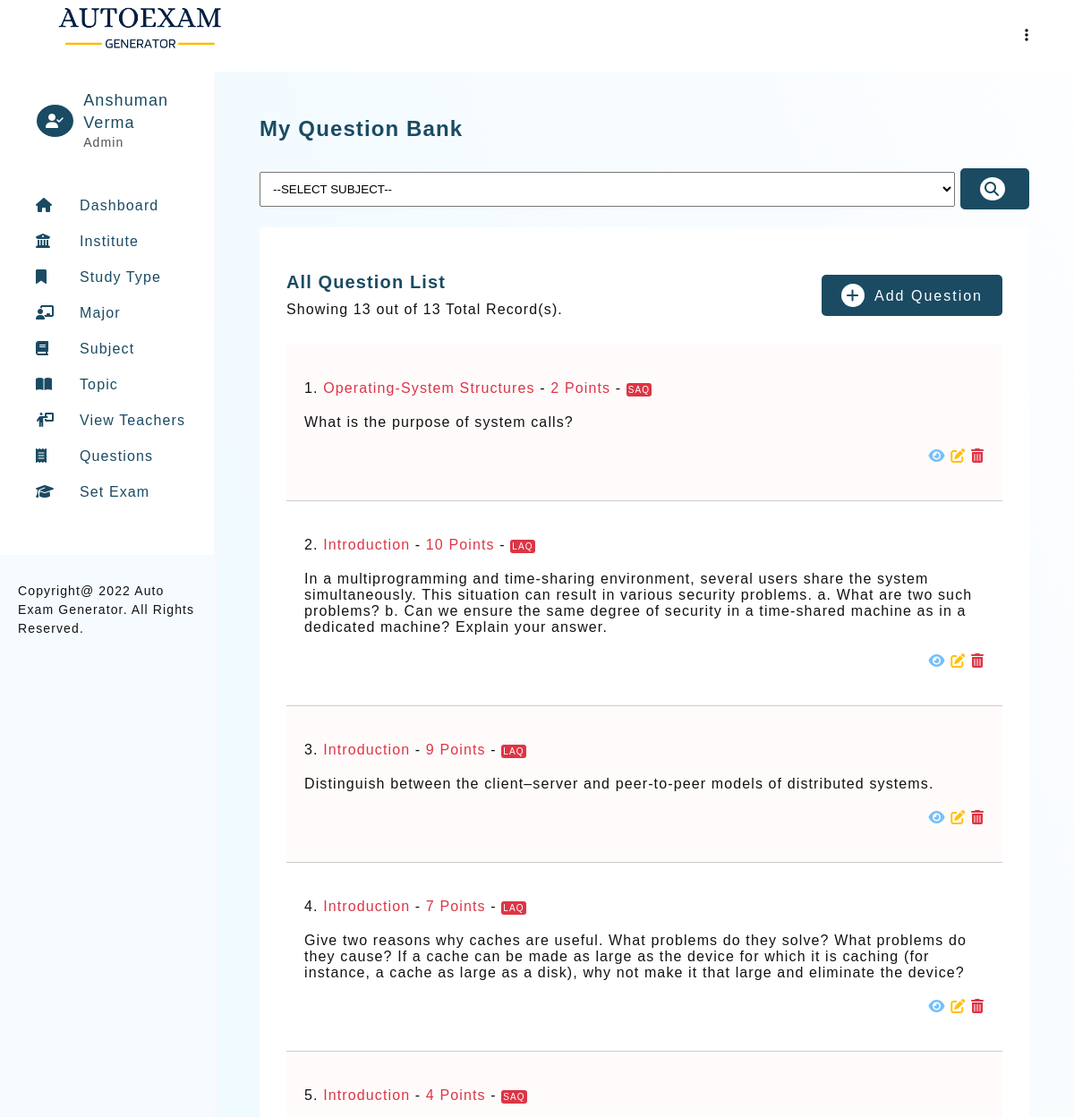
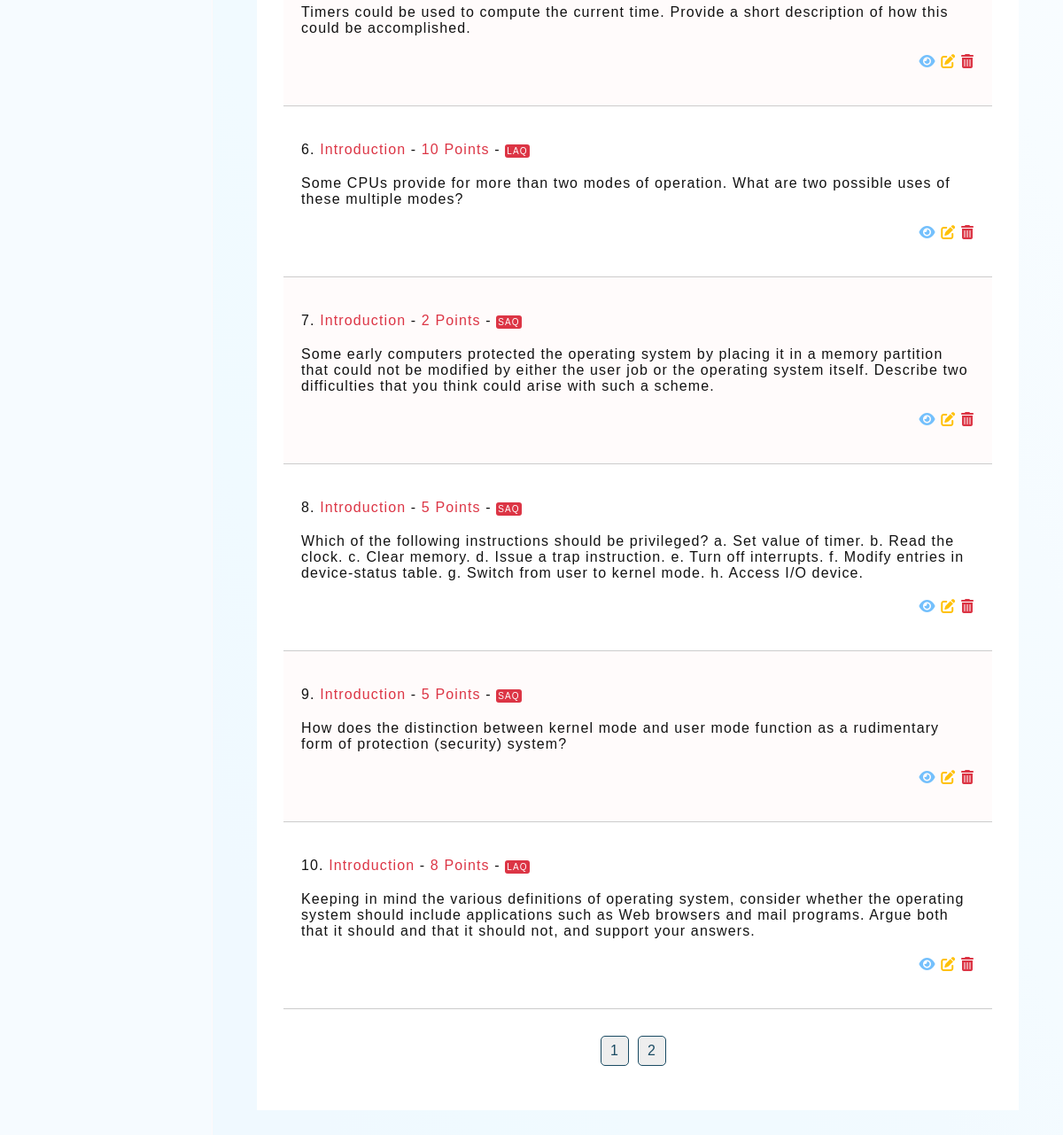
The app's page /question-view.php (signed in) with its own data (2 pictures, top to bottom).
### tables this page shows
CREATE TABLE `teacher_profile` (
  `teacher_id` int PRIMARY KEY AUTO_INCREMENT,
  `teacher_firstname` varchar(30) NOT NULL,
  `teacher_lastname` varchar(30) NOT NULL,
  `email` varchar(50) UNIQUE,
  `password` varchar(100) NOT NULL,
  `type` ENUM('Admin','Teacher') NOT NULL DEFAULT 'Teacher',
  `addedOn` DATETIME DEFAULT CURRENT_TIMESTAMP
);

CREATE TABLE `question_bank` (
  `question_id` int PRIMARY KEY AUTO_INCREMENT,
  `subject_topic_id` int,
  `question_abbr` varchar(30),
  `question` longtext NOT NULL,
  `optionA` longtext NOT NULL,
  `optionB` longtext NOT NULL,
  `optionC` longtext NOT NULL,
  `optionD` longtext NOT NULL,
  `answer` longtext NOT NULL,
  `score` int NOT NULL,
  `questionAddedBy` int,
   `questionAddedOn` DATETIME DEFAULT CURRENT_TIMESTAMP,
  FOREIGN KEY (`questionAddedBy`) REFERENCES `teacher_profile`(`teacher_id`) ON UPDATE CASCADE ON DELETE SET NULL,
  FOREIGN KEY (`Subject_topic_id`) REFERENCES `subject_topic`(`subject_topic_id`) ON UPDATE CASCADE ON DELETE SET NULL,
  FOREIGN KEY (`question_abbr`) REFERENCES `question_type`(`question_abbr`) ON UPDATE CASCADE ON DELETE SET NULL
);

CREATE TABLE `subject_topic` (
  `subject_topic_id` int PRIMARY KEY AUTO_INCREMENT,
  `subject_topic_name` text NOT NULL,
  `subject_id` int,
  `topicAddedBy` int,
   `topicAddedOn` DATETIME DEFAULT CURRENT_TIMESTAMP,
  FOREIGN KEY (`topicAddedBy`) REFERENCES `teacher_profile`(`teacher_id`) ON UPDATE CASCADE ON DELETE SET NULL,
  FOREIGN KEY (`subject_id`) REFERENCES `subject_details`(`subject_id`) ON UPDATE CASCADE ON DELETE SET NULL
);

### includes/config.php (called while the page is built, shortened)
<?php
    $sitename = "Auto Exam Generator";

### question-view.php (the view, shortened to what this page needs)
<?php
    require_once './templates/header.php';
    $topicIds = '';
$topicArr1 = [];
    $limit = 10;
    if(isset($_GET['page']))
    {
        $page = $_GET['page'];
    }
    else
    {
        $page  = 1;
    }
    $start = ($page * $limit) - $limit;
    $serialNo = $start + 1;
    if( ($_SESSION['userType'] == 'Teacher') || isset($_GET['subject']) )
    {
        if($topicIds != '')
        {
            $countQuestionsQ = mysqli_query($connection, "SELECT count(`question_id`) as total FROM `question_bank` WHERE `subject_topic_id` IN ($topicIds)");
            $countQuestionR = mysqli_fetch_assoc($countQuestionsQ);
            $noOfQuestions = $countQuestionR['total'];
            $questionsQuery = mysqli_query($connection,
            "SELECT * FROM question_bank
            LEFT JOIN subject_topic ON subject_topic.subject_topic_id = question_bank.subject_topic_id
            WHERE question_bank.subject_topic_id IN ($topicIds)
            ORDER BY question_id DESC
            LIMIT $start, $limit
            ");
        }
        else
        {
            $noOfQuestions = 0;
        }
    }
    else
    {
        $countQuestionsQ = mysqli_query($connection, "SELECT count(`question_id`) as total FROM `question_bank`");
        $countQuestionR = mysqli_fetch_assoc($countQuestionsQ);
        $noOfQuestions = $countQuestionR['total'];
        $questionsQuery = mysqli_query($connection,
        "SELECT * FROM question_bank
        LEFT JOIN subject_topic ON subject_topic.subject_topic_id = question_bank.subject_topic_id
        ORDER BY question_id DESC
        LIMIT $start, $limit
        ");
    }
    $totalPages = ceil($noOfQuestions / $limit);
?>
<section>
    <h3 class="heading">My Question Bank</h3>
    <form action="" method="post" class="d-flex mt">
        <select name="subject" id="" class="form-control">
            <option value="">--SELECT SUBJECT--</option>
        </select>
        <span>&nbsp;</span>
        <button type="submit" name="subjectsubmit" class="btn btn-green"><i class="fa-solid fa-magnifying-glass"></i></button>
    </form>
    <div class="card">
        <div class="card-heading">
            <div>
                <h4 class="sub-heading">All Question List</h4>
                <p class="desc">Showing <?php echo $noOfQuestions; ?> out of <?= $noOfQuestions;?> Total Record(s).</p>
            </div>
            <a href="question-1.php" class="btn btn-green"><i class="fa-solid fa-plus"></i> Add Question</a>
        </div>
        <?php
            if($noOfQuestions > 0)
            {
                echo "<div class=\"view-question-block\">";
                while ($questionsRow = mysqli_fetch_assoc($questionsQuery))
                {
                    echo "<div class=\"question-block\">
                                <div class=\"mt\">
                                    $serialNo.
                                    <span class=\"text-red\">$questionsRow[subject_topic_name]</span> -
                                    <span class=\"text-red\"> $questionsRow[score] Points  </span> -
                                    <span class=\"badge-red\">$questionsRow[question_abbr]</span>
                                </div>
                                <article>$questionsRow[question] </article>
                            <div class=\"mt text-right\">
                                <a href=\"question-detail.php?question=$questionsRow[question_id]\" class=\"text-info\">
                                <i class=\"fa-solid fa-eye\"></i>
                                </a>  ";
                                if( ($_SESSION['userType'] == 'Admin') || ( $_SESSION['userType'] == 'Teacher' &&  in_array($questionsRow['subject_topic_id'], $topicArr1)))
                                {
                                    if($questionsRow['question_abbr'] == 'MCQ')
                                    {
                                        echo " <a href=\"question-3-edit-mcq.php?edit=$questionsRow[question_id]\" class=\"text-edit\"><i class=\"fa-solid fa-pen-to-square\"></i></a>";
                                    }
                                    else
                                    {
                                        echo " <a href=\"question-3-edit.php?edit=$questionsRow[question_id]\" class=\"text-edit\"><i class=\"fa-solid fa-pen-to-square\"></i></a>";
                                    }
                                    echo  " <a href=\"delete.php?delete_question=$questionsRow[question_id]\"  class=\"text-red\"><i class=\"fa-solid fa-trash-can\"></i></a>";
                                }
                        echo "</div>
                        </div>
                    ";
                    $serialNo++;
                }
                echo "</div>";
            }
            else
            {
                echo "<div>No Record found</div>";
            }
        ?>
        <?php
            if($noOfQuestions > $limit)
            {
                echo "<ul class=\"pagination\">";
                    for ($i=1; $i <= $totalPages; $i++)
                    {
                        if(isset($_GET['subject']))
                        {
                            echo "<li><a href=\"question-view.php?subject=$_GET[subject]&&page=$i\" class=\"btn-pagination\">".$i."</a></li>";
                        }
                        else
                        {
                            echo "<li><a href=\"question-view.php?page=$i\" class=\"btn-pagination\">".$i."</a></li>";
                        }
                    }
                echo "</ul>";
            }
        ?>
    </div>
</section>
<?php
    require_once './templates/footer.php';
?>

### templates/header.php (shortened to what this page needs)
<?php
    require './includes/config.php';
    require_once './includes/connection.php';
    if(isset($_SESSION['user']))
    {
        $userQuery = mysqli_query($connection, "SELECT * FROM teacher_profile WHERE email = '$_SESSION[user]'");
        $userRow = mysqli_fetch_assoc($userQuery);
    }
?>
<!DOCTYPE html>
<html lang="en">
<head>
    <link rel="stylesheet" href="./assets/css/main.css">
    <link rel="stylesheet" href="./assets/css/style.css">
    <link rel="stylesheet" href="https://cdnjs.cloudflare.com/ajax/libs/font-awesome/6.1.1/css/all.min.css">
</head>
<body>
    <header class="admin-header">
        <h1 class="title">
            <img src="./assets/images/logo.png" alt="Auto Exam Generator" height="60px">
        </h1>
        <div>
            <ul>
                <li class="dropmenu">
                    <a href="#"><i class="fa-solid fa-ellipsis-vertical"></i></a>
                </li>
            </ul>
        </div>
    </header>
    <aside id="asideMenu">
        <div class="profile-header" id="profile-header2">
            <?php
                if($_SESSION['userType'] == 'Admin')
                {
                    echo "<i class=\"fa-solid fa-user-check\"></i>";
                }
                else
                {
                    echo "<i class=\"fa-solid fa-user\"></i>";
                }
            ?>
            <div>
                <h2>
                    <?=
                        $userRow['teacher_firstname'] ." ". $userRow['teacher_lastname']
                    ?>
                </h2>
                <p> <?=  $_SESSION['userType']; ?> </p>
            </div>
        </div>
        <section id="nav-header">
            <nav>
                <ul class="navbar">
                    <li><a href="dashboard.php"><i class="fa-solid fa-house"></i><span>Dashboard</span></a></li>
                            <li><a href="institute-view.php"><i class="fa-solid fa-building-columns"></i><span>Institute</span></a></li>
                            <li><a href="studyType-view.php"><i class="fa-solid fa-bookmark"></i><span>Study Type</span></a></li>
                            <li><a href="major-view.php"><i class="fa-solid fa-chalkboard-user"></i><span>Major</span></a></li>
                            <li><a href="subject-view.php"><i class="fa-solid fa-book"></i><span>Subject</span></a></li>
                            <li><a href="topic-view.php"><i class="fa-solid fa-book-open"></i><span>Topic</span></a></li>
                    <?php
                        if($_SESSION['userType'] == 'Admin')
                        {
                    ?>
                            <li><a href="teacher-view.php"><i class="fa-solid fa-person-chalkboard"></i><span>View Teachers</span></a></li>
                    <?php
                        }
                    ?>
                    <li><a href="question-view.php"><i class="fa-solid fa-receipt"></i><span>Questions</span></a></li>
                    <li><a href="setExam-1.php"><i class="fa-solid fa-graduation-cap"></i><span>Set Exam</span></a></li>
                </ul>
            </nav>
        </section>
        <footer class="copyright">Copyright@
            <?= date("Y"); ?>
            <?= $sitename; ?>. All Rights Reserved.
        </footer>
    </aside>
    <main>

### templates/footer.php (shortened to what this page needs)
</main>
</body>
</html>

### assets/css/main.css (style rules this page uses)
* { margin: 0; padding: 0; box-sizing: border-box; }
body { font-family: 'Gill Sans', 'Gill Sans MT', Calibri, 'Trebuchet MS', sans-serif; color: #121212; letter-spacing: 0.07em; }
html { scroll-behavior: smooth; }
a { text-decoration: none; }
ul { list-style: none; }
.badge-red { background-color: #dc3545; color: #fff; font-size: 10px; padding: 2px; display: inline-block; border-radius: 3px; }
.text-red { color: #dc3545; }
.text-right { text-align: right; }
.text-info { color: #74c0fc; }
.text-edit { color: #ffc107; }
.d-flex { display: flex; justify-content: space-between; align-items: center; }
.btn { padding: 8px 20px; border-radius: 5px; transition: all 0.2s; letter-spacing: 2px; font-size: 16px; }
.btn i { border-radius: 50%; padding: 5px; margin-right: 5px; transition: all 0.2s; }
.btn-green { background-color: #1a4b63; color: #fff; border: solid 2px #1a4b63; }
.btn-green i { background-color: #fff; color: #1a4b63; }

### assets/css/style.css (style rules this page uses)
:root { --primary-color: #1a4b63; }
body { color: #121212; }
.admin-header { padding: 0 50px; background-color: #fff; display: flex; justify-content: space-between; width: 100%; z-index: 12; height: 10vh; line-height: 10vh; position: fixed; top: 0; left: 0; }
.admin-header .dropmenu { position: relative; text-align: right; }
.admin-header .dropmenu a { color: #121212; }
aside { width: 50%; background-color: #fff; height: 100%; overflow: auto; position: fixed; display: flex; flex-direction: column; justify-content: space-between; border-right: solid 1px rgb(255, 249, 249); display: none; background-color: #f6fbff; }
aside > #nav-header { padding: 20px 20px 50px 40px; display: grid; grid-template-columns: 1fr; row-gap: 20px; align-content: start; background-color: #fff; }
h1.title { color: var(--primary-color); font-size: 18px; }
.profile-header { display: flex; justify-content: flex-start; align-items: center; line-height: 1.4; padding: 20px 20px 20px 40px; background-color: #fff; }
.profile-header > i { border-radius: 50%; color: #fff; border: solid 1px; padding: 10px; background-color: var(--primary-color); margin-right: 10px; }
.profile-header > div > h2 { color: var(--primary-color); font-size: 18px; font-weight: normal; }
.profile-header > div > p { color: #515151; font-size: 14px; }
aside > #nav-header > nav > ul { line-height: 2.5; }
aside > #nav-header > nav > ul > li > a { color: var(--primary-color); font-size: 16px; display: block; }
aside > #nav-header > nav > ul > li > a > i { display: inline-block; width: 30px; }
aside > #nav-header > nav > ul > li > a > span { margin-left: 19px; }
aside > footer { background-color: #f6fbff; padding: 30px 20px 30px; line-height: 1.5; font-size: 14px; }
main { background-image: linear-gradient(to right top, #f0f9ff, #f0f9ff, #f0faff, #f1faff, #f1faff, #f2faff, #f4fbff, #f5fbff, #f7fcff, #f9fcff, #fbfdff, #fdfeff); min-height: 100vh; padding: 50px 50px; margin-top: 10vh; }
main > section { margin-bottom: 100px; }
.heading { color: var(--primary-color); margin-bottom: 30px; font-size: 24px; font-weight: 600; }
.sub-heading { color: var(--primary-color); margin-bottom: 10px; font-size: 20px; font-weight: 600; }
.card { background-color: #fff; padding: 50px 30px; }
.card-heading { display: flex; justify-content: space-between; align-items: center; margin-bottom: 30px; flex-direction: column; }
.view-question-block > .question-block { border-bottom: solid 1px #ccc; padding: 20px; }
.view-question-block > .question-block:nth-of-type(odd) { background-color: rgb(255, 251, 251); }
.question-block { padding: 10px; }
.pagination { margin-top: 30px; display: flex; justify-content: center; }
.btn-pagination { padding: 7px 10px; border-radius: 5px; background-color: #eee; color: var(--primary-color); margin-right: 10px; border: solid 1px var(--primary-color); transition: all 0.5s; display: inline-block; }
@media (min-width: 992px) { aside { display: block; width: 20%; } }
@media (min-width: 992px) { main { margin-left: 20%; width: 80%; } }
@media (min-width: 992px) { .card-heading { flex-direction: row; } }
.mt { margin: 20px 0; }
.form-control { display: block; width: 100%; padding: 10px; }

### records on screen
teacher_profile: teacher_firstname "Anshuman", teacher_lastname "Verma"
question_bank: subject_topic.subject_topic_name "Operating-System Structures", score "2", question_abbr "SAQ", question "What is the purpose of system calls?"
question_bank: subject_topic.subject_topic_name "Introduction", score "10", question_abbr "LAQ", question "In a multiprogramming and time-sharing environment, several users share the system simultaneously. This situation can result in various security problems. a. What are two such problems? b. Can we ensure the same degree of security in a time-shared machine as in a dedicated machine? Explain your answer."
question_bank: subject_topic.subject_topic_name "Introduction", score "9", question_abbr "LAQ", question "Distinguish between the client–server and peer-to-peer models of distributed systems."
question_bank: subject_topic.subject_topic_name "Introduction", score "7", question_abbr "LAQ", question "Give two reasons why caches are useful. What problems do they solve? What problems do they cause? If a cache can be made as large as the device for which it is caching (for instance, a cache as large as a disk), why not make it that large and eliminate the device?"
question_bank: subject_topic.subject_topic_name "Introduction", score "4", question_abbr "SAQ", question "Timers could be used to compute the current time. Provide a short description of how this could be accomplished."
question_bank: subject_topic.subject_topic_name "Introduction", score "10", question_abbr "LAQ", question "Some CPUs provide for more than two modes of operation. What are two possible uses of these multiple modes?"
question_bank: subject_topic.subject_topic_name "Introduction", score "2", question_abbr "SAQ", question "Some early computers protected the operating system by placing it in a memory partition that could not be modified by either the user job or the operating system itself. Describe two difficulties that you think could arise with such a scheme."
question_bank: subject_topic.subject_topic_name "Introduction", score "5", question_abbr "SAQ", question "Which of the following instructions should be privileged? a. Set value of timer. b. Read the clock. c. Clear memory. d. Issue a trap instruction. e. Turn off interrupts. f. Modify entries in device-status table. g. Switch from user to kernel mode. h. Access I/O device."
question_bank: subject_topic.subject_topic_name "Introduction", score "5", question_abbr "SAQ", question "How does the distinction between kernel mode and user mode function as a rudimentary form of protection (security) system?"
question_bank: subject_topic.subject_topic_name "Introduction", score "8", question_abbr "LAQ", question "Keeping in mind the various definitions of operating system, consider whether the operating system should include applications such as Web browsers and mail programs. Argue both that it should and that it should not, and support your answers."

### other values on screen
$_SESSION['userType'] "Admin"
$sitename "Auto Exam Generator"
$noOfQuestions "13"
